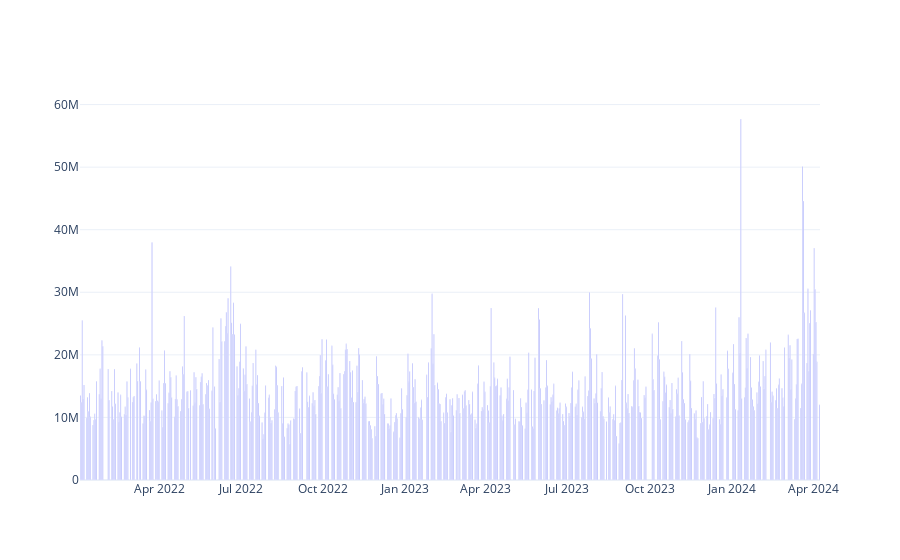

The code cell stored with this chart in its notebook:
### Code cell
volume_bar=go.Bar(x=df.index,y=df['Volume']) # 막대그래프 정의
fig=go.Figure(data=volume_bar) # 그래프 보기
fig.show()

### Figure 1 — Plotly figure (JSON) as saved in the notebook; plotly's stock layout.template omitted (floating-point values rounded to 4 significant figures; data arrays with more than 128 entries replaced by an {"elided": "..."} marker saying what was removed)
{"data": [{"type": "bar", "x": {"elided": "558 str values"}, "y": {"elided": "558 int values"}}], "layout": {}}
